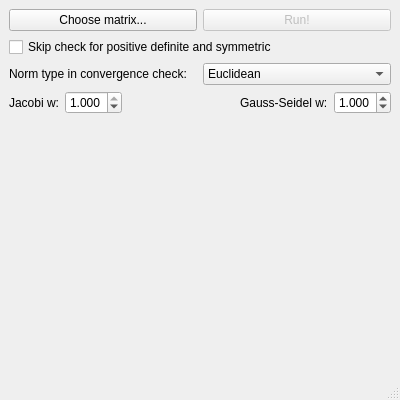
<?xml version="1.0" encoding="UTF-8"?>
<ui version="4.0">
 <class>MainWindow</class>
 <widget class="QMainWindow" name="MainWindow">
  <property name="enabled">
   <bool>true</bool>
  </property>
  <property name="geometry">
   <rect>
    <x>0</x>
    <y>0</y>
    <width>400</width>
    <height>400</height>
   </rect>
  </property>
  <property name="sizePolicy">
   <sizepolicy hsizetype="Fixed" vsizetype="Fixed">
    <horstretch>0</horstretch>
    <verstretch>0</verstretch>
   </sizepolicy>
  </property>
  <property name="minimumSize">
   <size>
    <width>400</width>
    <height>400</height>
   </size>
  </property>
  <property name="maximumSize">
   <size>
    <width>400</width>
    <height>400</height>
   </size>
  </property>
  <property name="windowTitle">
   <string>AlgeBruh - Matrix Destroyer</string>
  </property>
  <widget class="QWidget" name="centralwidget">
   <layout class="QGridLayout" name="gridLayout">
    <item row="10" column="3">
     <spacer name="verticalSpacer">
      <property name="orientation">
       <enum>Qt::Vertical</enum>
      </property>
      <property name="sizeHint" stdset="0">
       <size>
        <width>20</width>
        <height>40</height>
       </size>
      </property>
     </spacer>
    </item>
    <item row="0" column="3" rowspan="2">
     <layout class="QHBoxLayout" name="horizontalLayout">
      <item>
       <widget class="QPushButton" name="buttonLoad">
        <property name="text">
         <string>Choose matrix...</string>
        </property>
       </widget>
      </item>
      <item>
       <widget class="QPushButton" name="buttonRun">
        <property name="enabled">
         <bool>false</bool>
        </property>
        <property name="text">
         <string>Run!</string>
        </property>
       </widget>
      </item>
     </layout>
    </item>
    <item row="15" column="3">
     <spacer name="verticalSpacer_2">
      <property name="orientation">
       <enum>Qt::Vertical</enum>
      </property>
      <property name="sizeHint" stdset="0">
       <size>
        <width>20</width>
        <height>40</height>
       </size>
      </property>
     </spacer>
    </item>
    <item row="9" column="3">
     <widget class="QLabel" name="labelSelected">
      <property name="text">
       <string/>
      </property>
     </widget>
    </item>
    <item row="7" column="3">
     <layout class="QHBoxLayout" name="horizontalLayout_2">
      <item>
       <widget class="QLabel" name="label">
        <property name="text">
         <string>Norm type in convergence check:</string>
        </property>
       </widget>
      </item>
      <item>
       <widget class="QComboBox" name="comboNorm">
        <item>
         <property name="text">
          <string>Euclidean</string>
         </property>
        </item>
        <item>
         <property name="text">
          <string>Manhattan</string>
         </property>
        </item>
        <item>
         <property name="text">
          <string>Infinity</string>
         </property>
        </item>
       </widget>
      </item>
     </layout>
    </item>
    <item row="12" column="3">
     <layout class="QHBoxLayout" name="horizontalLayout_4">
      <item>
       <widget class="QLabel" name="labelLoadingText">
        <property name="text">
         <string/>
        </property>
       </widget>
      </item>
      <item>
       <widget class="QLabel" name="labelLoading">
        <property name="sizePolicy">
         <sizepolicy hsizetype="Expanding" vsizetype="Expanding">
          <horstretch>0</horstretch>
          <verstretch>0</verstretch>
         </sizepolicy>
        </property>
        <property name="text">
         <string/>
        </property>
       </widget>
      </item>
     </layout>
    </item>
    <item row="8" column="3">
     <layout class="QHBoxLayout" name="horizontalLayout_3">
      <item>
       <widget class="QLabel" name="label_2">
        <property name="text">
         <string>Jacobi w:</string>
        </property>
       </widget>
      </item>
      <item>
       <widget class="QDoubleSpinBox" name="spinJacobi">
        <property name="decimals">
         <number>3</number>
        </property>
        <property name="minimum">
         <double>0.001000000000000</double>
        </property>
        <property name="maximum">
         <double>1.000000000000000</double>
        </property>
        <property name="singleStep">
         <double>0.001000000000000</double>
        </property>
        <property name="value">
         <double>1.000000000000000</double>
        </property>
       </widget>
      </item>
      <item>
       <spacer name="horizontalSpacer">
        <property name="orientation">
         <enum>Qt::Horizontal</enum>
        </property>
        <property name="sizeHint" stdset="0">
         <size>
          <width>40</width>
          <height>20</height>
         </size>
        </property>
       </spacer>
      </item>
      <item>
       <widget class="QLabel" name="label_3">
        <property name="text">
         <string>Gauss-Seidel w:</string>
        </property>
       </widget>
      </item>
      <item>
       <widget class="QDoubleSpinBox" name="spinGauss">
        <property name="decimals">
         <number>3</number>
        </property>
        <property name="minimum">
         <double>0.001000000000000</double>
        </property>
        <property name="maximum">
         <double>1.999000000000000</double>
        </property>
        <property name="singleStep">
         <double>0.001000000000000</double>
        </property>
        <property name="value">
         <double>1.000000000000000</double>
        </property>
       </widget>
      </item>
     </layout>
    </item>
    <item row="3" column="3">
     <widget class="QCheckBox" name="checkBox">
      <property name="text">
       <string>Skip check for positive definite and symmetric</string>
      </property>
     </widget>
    </item>
   </layout>
  </widget>
  <widget class="QMenuBar" name="menubar">
   <property name="geometry">
    <rect>
     <x>0</x>
     <y>0</y>
     <width>400</width>
     <height>24</height>
    </rect>
   </property>
  </widget>
  <widget class="QStatusBar" name="statusbar"/>
 </widget>
 <resources/>
 <connections/>
</ui>
